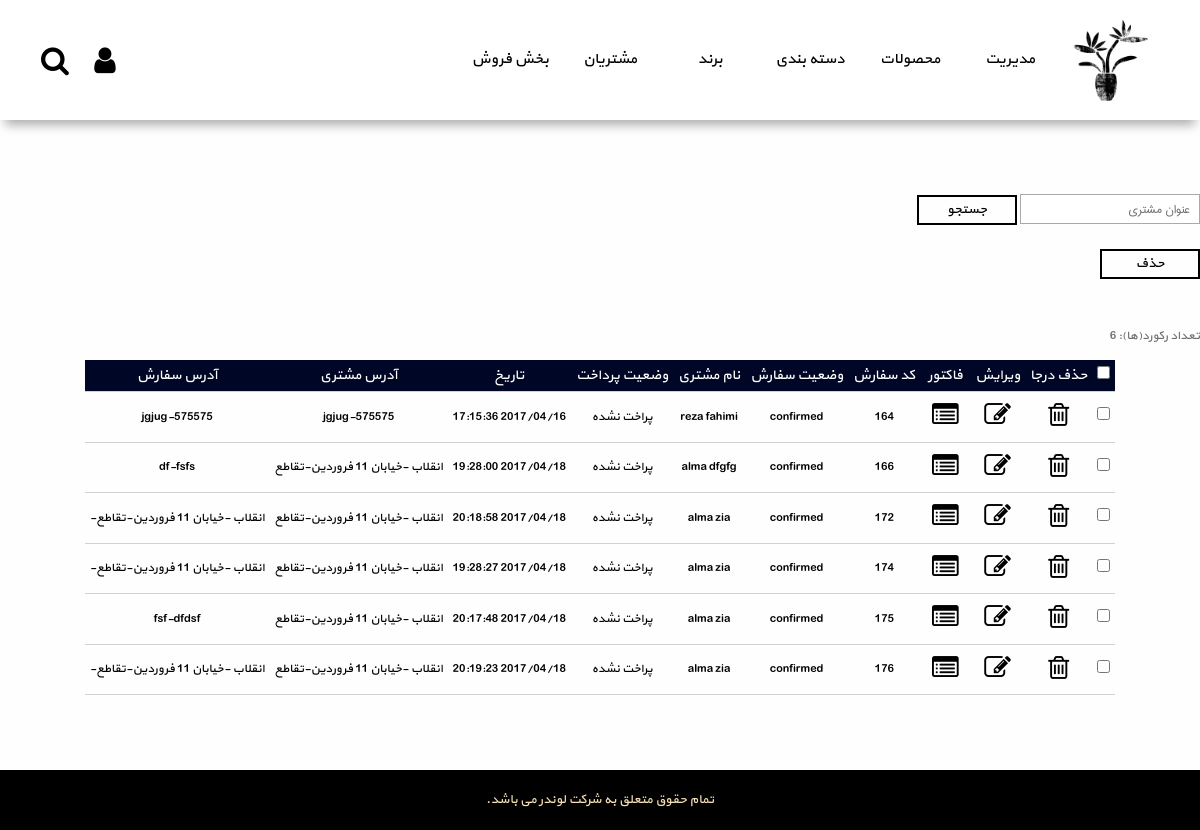
The page /admin/invoice_view.php (signed in) on the database its author committed.
### tables this page shows
CREATE TABLE IF NOT EXISTS `customers` (
  `customer_id` int(20) NOT NULL,
  `customer_username` varchar(20) NOT NULL,
  `customer_pass` varchar(20) NOT NULL,
  `customer_name` varchar(50) NOT NULL,
  `customer_family` varchar(50) NOT NULL,
  `customer_title` varchar(50) NOT NULL,
  `customer_type` tinyint(1) DEFAULT NULL,
  `customer_company_name` varchar(50) DEFAULT NULL,
  `customer_tel` varchar(20) DEFAULT NULL,
  `customer_mobile` varchar(20) DEFAULT NULL,
  `customer_email` varchar(50) NOT NULL,
  `customer_address` varchar(200) DEFAULT NULL,
  `customer_postal_code` varchar(15) DEFAULT NULL,
  `customer_sex` tinyint(1) DEFAULT '2',
  `customer_pic` varchar(50) DEFAULT 'default_customer.png',
  `customer_is_guest` tinyint(1) NOT NULL
);

CREATE TABLE IF NOT EXISTS `invoices` (
  `invoice_id` int(20) NOT NULL,
  `invoice_email` varchar(50) NOT NULL,
  `customer_id` int(20) NOT NULL,
  `customer_kind` tinyint(1) NOT NULL,
  `invoice_name` varchar(50) NOT NULL,
  `invoice_date` varchar(19) NOT NULL,
  `invoice_state` varchar(30) NOT NULL,
  `invoice_delivery_method` tinyint(1) NOT NULL,
  `invoice_payment_method` tinyint(1) NOT NULL,
  `invoice_payment_state` tinyint(1) NOT NULL DEFAULT '0',
  `invoice_address` varchar(200) DEFAULT NULL,
  `invoice_tel` varchar(20) DEFAULT NULL
);

### admin/invoice_view.php (the view, shortened to what this page needs)
<!doctype html>
<?php
require_once('../include/connect.php');
$sql = "SELECT * FROM customers INNER JOIN invoices ON invoices.customer_id=customers.customer_id WHERE invoices.invoice_state='confirmed'";
$stmt = $con->query($sql);
$rowCount = $stmt->rowCount();
?>
<html lang="fa">
<head>
</head>
<body>
<?php require_once("header.php"); ?>
<div class="container">
    <br/>
    <div>
        <form name="search-form" action="<?php echo htmlspecialchars($_SERVER['PHP_SELF']); ?>" method="post">
            <input type="search" name="search" id="search" placeholder="عنوان مشتری">
            <input type="submit" value="جستجو">
        </form>
    </div>
    <br>
    <div>
        <form id="delete-checkbox-form" name="delete-checkbox-form"
              action="<?php echo htmlspecialchars($_SERVER['PHP_SELF']); ?>" method="post">
            <input id="delete-sub" name="delete-sub" type="submit" value="حذف">
        </form>
    </div>
    <br/>
    <table id="table-list">
        <tr>
            <td><input type="checkbox" onchange="checkAll(this)" name="delete-checkbox[]"/></td>
            <td>حذف درجا</td>
            <td>ویرایش</td>
            <td>فاکتور</td>
            <td>کد سفارش</td>
            <td>وضعیت سفارش</td>
            <td>نام مشتری</td>
            <td>وضعیت پرداخت</td>
            <td>تاریخ</td>
            <td>آدرس مشتری</td>
            <td>آدرس سفارش</td>
        </tr>
        <?php
        echo '<br><div class="info">تعداد رکورد(ها): ' . $rowCount . '</div>';
        while ($row = $stmt->fetchObject()) {
            if ($row->invoice_payment_state == 0) {
                $invoice_payment_state = 'پراخت نشده';
            } else if ($row->invoice_payment_state == 1) {
                $invoice_payment_state = 'پرداخت شده';
            } else  $invoice_payment_state = 'نامعلوم';
            if ($row->customer_address == "") $row->customer_address = $row->invoice_address;
            echo '<tr>';
            echo '<td><input form="delete-checkbox-form" type="checkbox" name="delete-checkbox[]" value="' . $row->invoice_id . '" /></td>';
            echo '<td><button class="little-image" form="delete-checkbox-form" name="delete-field" value="' . $row->invoice_id . '"><i class=" table-icon color-light-blue ">&#xf014;</i></button></td>';
            echo '<td><button class="little-image" form="edit-form" name="edit-field" value="' . $row->invoice_id . '"><i class="table-icon color-light-blue ">&#xf044;</i></button></td>';
            echo '<td><button class="little-image" form="single-invoice" name="single-invoice" value="' . $row->invoice_id . '"><i class="table-icon color-light-blue ">&#xf022;</i></button></td>';
            echo '<td>' . $row->invoice_id . '</td>';
            echo '<td>' . $row->invoice_state . '</td>';
            echo '<td>' . $row->invoice_name . '</td>';
            echo '<td>' . $invoice_payment_state . '</td>';
            echo '<td>' . $row->invoice_date . '</td>';
            echo '<td>' . $row->customer_address . '</td>';
            echo '<td>' . $row->invoice_address . '</td>';
            echo '<tr>';
        }
        echo '</table>';
        echo '</div>';
        ?>
        <?php require_once('footer.php'); ?>
</body>
</html>

### template/template1/css/list.css (style rules this page uses)
input[type=submit] { box-sizing: border-box; cursor: pointer; text-shadow: 0 1px 0 #fff; border: 2px solid black; transition: all 0.4s ease; width: 100px; height: 30px; background: none; color: black; }
input[type=search], input[type=text] { width: 180px; height: 30px; font-size: 15px; border: none; box-shadow: 0px 0px 0px 1px #aaa inset; padding: 5px 10px; box-sizing: border-box; font-family: iran_sans; }

### template/template1/css/admin_main.css (style rules this page uses)
* { margin: 0; padding: 0; font-family: 'yekan'; color: rgba(12, 19, 42, 0.71); }
html { direction: rtl; }
body { background-color: #fefefe; }
.info { color: #6e6e6e; font-size: 12px; }
.table-icon { font: normal normal normal 14px/1 FontAwesome; color: black; font-size: 2em; }
.little-image { width: 40px; height: 40px; }
button { border: none; background-color: transparent; cursor: pointer; }
.container { width: 1200px; margin: 50px auto 60px auto; overflow: auto; }

### template/template1/css/table.css (style rules this page uses)
table { border-spacing: 4px; border-collapse: collapse; margin: 15px auto; }
table > tbody > tr:first-child > td { font-size: 14px; background-color: #000625; color: white; }
td { padding: 5px; font-size: 12px; text-align: center; font-family: 'yekan'; color: black; border-bottom: 1px solid #d2d2d2; }

### rows shown on the page
customers: invoices.invoice_id "164", invoices.invoice_state "confirmed", invoices.invoice_name "reza fahimi", invoices.invoice_payment_state "پراخت نشده", invoices.invoice_date "2017/04/16 17:15:36", invoices.invoice_address "jgjug-575575"
customers: invoices.invoice_id "166", invoices.invoice_state "confirmed", invoices.invoice_name "alma dfgfg", invoices.invoice_payment_state "پراخت نشده", invoices.invoice_date "2017/04/18 19:28:00", customer_address "انقلاب -خیابان 11 فروردین-تقاطع", invoices.invoice_address "df-fsfs", invoices.invoice_id "172", invoices.invoice_name "alma zia", invoices.invoice_date "2017/04/18 20:18:58", invoices.invoice_address "انقلاب -خیابان 11 فروردین-تقاطع-", invoices.invoice_id "174", invoices.invoice_date "2017/04/18 19:28:27", invoices.invoice_id "175", invoices.invoice_date "2017/04/18 20:17:48", invoices.invoice_address "fsf-dfdsf", invoices.invoice_id "176", invoices.invoice_date "2017/04/18 20:19:23"

### other values the page prints
$rowCount "6"
